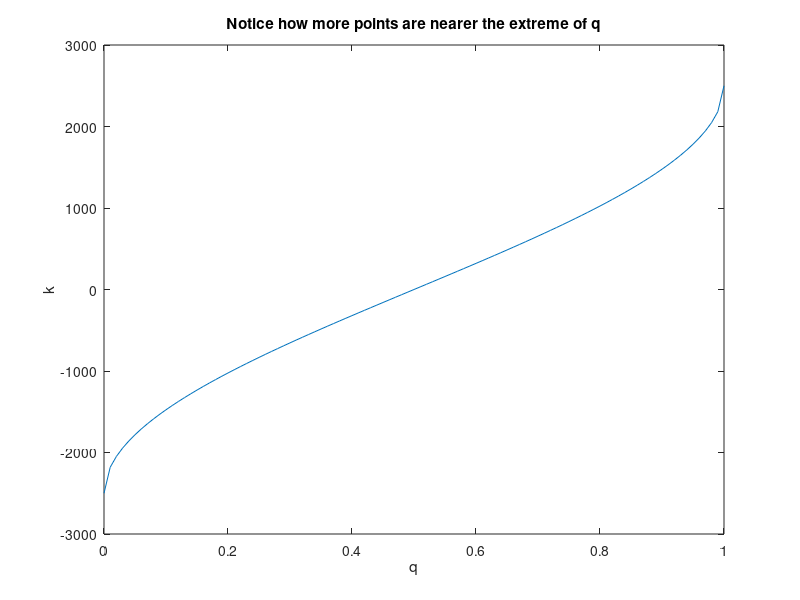

MATLAB code for this plot: (Note: this script raises an error after producing the figure.)
% Use t-digest to combine two distributions and then calculate the quantiles.

% To make sure we get the same results as in paper we need to set the seed
% for the random number generator
rng(1)

%% This first part is just looking at the scaling function
% You can change delta, and change which scaling function is being use, to
% see how this places the quantiles of the t-Digest.
delta=10^4;

k0=@(q,delta) (delta/2)*q;
k1=@(q,delta) (delta/(2*pi))*asin(2*q-1);
k2=@(q,delta) (delta/(4*log(n/delta)+24))*log(q/(1-q));
k3=@(q,delta) (delta/(4*log(n/delta)+24))*(log(2*q)*(q<=0.5)-log(2*(1-q))*(q>0.5));
% Choose which k-scaling function to use
kfn=@(q,delta) k1(q,delta);

k0inv=@(k,delta) k*2/delta;
k1inv=@(k,delta) (sin(k/(delta/(2*pi)))+1)/2;
% k2inv=@(k,delta) 
% k3inv=@(k,delta) 
% Also need the inverse fn of k
kinvfn=@(k,delta) k1inv(k,delta);

qgrid=0:0.01:1;

kgrid=kfn(qgrid,delta);

qgridagain=kinvfn(kgrid,delta);

max(abs(qgrid-qgridagain)) % Check: This will be zero if I define the inverse functions correctly

% Note to self: following looks correct
figure(1)
plot(qgrid,kgrid)
ylabel('k')
xlabel('q')
title('Notice how more points are nearer the extreme of q')
% If you use other scaling functions k2 or k3 there will be even more points will be near extremes.

% Take a look at which percentiles will make up the digest
q=0;
qlimit=kinvfn(kfn(q,delta)+1,delta);
qlimitvec=[];
while qlimit<1
    qlimitvec=[qlimitvec,qlimit];
    qlimit=kinvfn(kfn(qlimit,delta)+1,delta);
end
qlimitvec
% delta=10:    length(qlimitvec) is 4
% delta=100:   length(qlimitvec) is 49
% delta=1000:  length(qlimitvec) is 499
% delta=10000: length(qlimitvec) is 4999
% Actually limit(qlimitvec) gets determined in practice by both delta and
% the dataset itself. It is often roughly this length, but can be slightly more.

%% Create first distribution: 10^6 observations of a Uniform[0,10] variable
% Distribution is a collection of grid points and their associated weights
evalgrid1=10*rand(10^6,1);
weights1=ones(length(evalgrid1),1)/length(evalgrid1);
weights1=weights1/sum(weights1); % Normalize mass to one

mean1=sum(evalgrid1.*weights1);

[sortevalgrid1,sortIndex]=sort(evalgrid1);
sortweights1=weights1(sortIndex);

mean2=sum(sortevalgrid1.*sortweights1);
% mean1 and mean2 return same, so sort is implemented correctly

% Calculate the median directly from the distribution
temp=cumsum(sortweights1);
[~,medianindex]=min(abs(temp-0.5));
temp(medianindex); % This should be roughly 0.5
medianvalue_1=sortevalgrid1(medianindex);
% Now the 99th percentile direct from the distribution
[~,index]=min(abs(temp-0.99));
temp(index); % This should be roughly 0.99
percentile99_1=sortevalgrid1(index);

%% Create second distribution: 10^7 observations of a Uniform[0,5] variable

% Distribution is a collection of grid points and their associated weights
evalgrid2=5*rand(10^7,1);
weights2=rand(length(evalgrid2),1);
weights2=weights2/sum(weights2); % Normalize mass to one

[sortevalgrid2,sortIndex2]=sort(evalgrid2);
sortweights2=weights2(sortIndex2);

% First, calculate the median directly from the distribution
temp=cumsum(sortweights2);
[~,medianindex]=min(abs(temp-0.5));
temp(medianindex); % This should be roughly 0.5
medianvalue_2=sortevalgrid2(medianindex);
% Now the 99th percentile direct from the distribution
[~,index]=min(abs(temp-0.99));
temp(index); % This should be roughly 0.99
percentile99_2=sortevalgrid2(index);

%% Do a full merge and calculate the percentiles of this

% To merge, we first need to give the relative weights of the two distributions
relativeweights=[0.6,0.4];

evalgridmerge=[evalgrid1;evalgrid2];
weightmerge=[relativeweights(1)*weights1;relativeweights(2)*weights2];

[sortevalgridmerge,sortIndexMerge]=sort(evalgridmerge);
sortweightsmerge=weightmerge(sortIndexMerge);

% First, calculate the median directly from the distribution
temp=cumsum(sortweightsmerge);
[~,medianindex]=min(abs(temp-0.5));
temp(medianindex); % This should be roughly 0.5
medianvalue_merge=sortevalgridmerge(medianindex);
% Now the 99th percentile direct from the distribution
[~,index]=min(abs(temp-0.99));
temp(index); % This should be roughly 0.99
percentile99_merge=sortevalgridmerge(index);


%% Now use t-Digests to estimate the median and 99th percentile of each of the two distributions, and of the merged distribution
delta=10000;

[C1,digestweights1,qlimitvec1]=createDigest(evalgrid1, weights1,delta);

[C2,digestweights2,qlimitvec2]=createDigest(evalgrid2, weights2,delta);

results1=interp1(qlimitvec1,C1,[0.5,0.99]);
results2=interp1(qlimitvec2,C2,[0.5,0.99]);


fprintf('For first distribution \n')
fprintf('Precise calculation gives median=%8.4f and 99th percentile=%8.4f \n',medianvalue_1,percentile99_1)
fprintf('Digest calculation gives median=%8.4f and 99th percentile=%8.4f \n',results1)

fprintf('For second distribution \n')
fprintf('Precise calculation gives median=%8.4f and 99th percentile=%8.4f \n',medianvalue_2,percentile99_2)
fprintf('Digest calculation gives median=%8.4f and 99th percentile=%8.4f \n',results2)


% relativeweights=[0.4,0.6]; % is defined above

Cmerge=[C1;C2];
digestweightsmerge=[relativeweights(1)*digestweights1;relativeweights(2)*digestweights2];

[C,digestweights,qlimitvec]=mergeDigest(Cmerge, digestweightsmerge, delta);

results_merge=interp1(qlimitvec,C,[0.5,0.99]);

quantiles=[0.5,0.99];

% How to do quantile cutoffs and quantile means.
quantilecutoffs=interp1(qlimitvec,C,quantiles);
quantilemeans=zeros(length(quantilecutoffs)+1,1);
Ctimesdisgestweights=C.*digestweights;
quantilemeans(1)=sum(Ctimesdisgestweights(qlimitvec<quantiles(1)))/sum(digestweights(qlimitvec<quantiles(1)));
for qq=2:length(quantilecutoffs)
    quantilemeans(qq)=sum(Ctimesdisgestweights(logical((qlimitvec>quantiles(qq-1)).*(qlimitvec<quantiles(qq)))))/sum(digestweights(logical((qlimitvec>quantiles(qq-1)).*(qlimitvec<quantiles(qq)))));
end
quantilemeans(end)=sum(Ctimesdisgestweights(qlimitvec>quantiles(end)))/sum(digestweights(qlimitvec>quantiles(end)));

fprintf('For merge of two distributions \n')
fprintf('Precise calculation gives median=%8.4f and 99th percentile=%8.4f \n',medianvalue_merge,percentile99_merge)
fprintf('Digest calculation gives median=%8.4f and 99th percentile=%8.4f \n',results_merge)

%% Add a third distribution
% Distribution is a collection of grid points and their associated weights
evalgrid3=3*randn(10^6,1);
weights3=ones(length(evalgrid3),1)/length(evalgrid3);
weights3=weights3/sum(weights3); % Normalize mass to one

[sortevalgrid3,sortIndex3]=sort(evalgrid3);
sortweights3=weights3(sortIndex3);

[C3,digestweights3,qlimitvec3]=createDigest(evalgrid3, weights3,delta);

results3=interp1(qlimitvec3,C3,[0.5,0.99]);

% First, calculate the median directly from the distribution
temp=cumsum(sortweights3);
[~,medianindex]=min(abs(temp-0.5));
temp(medianindex); % This should be roughly 0.5
medianvalue_3=sortevalgrid3(medianindex);
% Now the 99th percentile direct from the distribution
[~,index]=min(abs(temp-0.99));
temp(index); % This should be roughly 0.99
percentile99_3=sortevalgrid3(index);

fprintf('For third distribution \n')
fprintf('Precise calculation gives median=%8.4f and 99th percentile=%8.4f \n',medianvalue_3,percentile99_3)
fprintf('Digest calculation gives median=%8.4f and 99th percentile=%8.4f \n',results3)

%% Merge all three distribitons
relativeweights=[0.4,0.3,0.3];

Cmerge=[C1;C2;C3];
digestweightsmerge=[relativeweights(1)*digestweights1;relativeweights(2)*digestweights2;relativeweights(3)*digestweights3];

[C,digestweights,qlimitvec]=mergeDigest(Cmerge, digestweightsmerge, delta);

results=interp1(qlimitvec,C,[0.5,0.99]);

% Do a full merge and calculate the percentiles of this
% To merge, we first need to give the relative weights of the two distributions

evalgridmerge=[evalgrid1;evalgrid2;evalgrid3];
weightmerge=[relativeweights(1)*weights1;relativeweights(2)*weights2;relativeweights(3)*weights3];

[sortevalgridmerge,sortIndexMerge]=sort(evalgridmerge);
sortweightsmerge=weightmerge(sortIndexMerge);

% First, calculate the median directly from the distribution
temp=cumsum(sortweightsmerge);
[~,medianindex]=min(abs(temp-0.5));
temp(medianindex); % This should be roughly 0.5
medianvalue=sortevalgridmerge(medianindex);
% Now the 99th percentile direct from the distribution
[~,index]=min(abs(temp-0.99));
temp(index); % This should be roughly 0.99
percentile99=sortevalgridmerge(index);

fprintf('For merge of three distribitons \n')
fprintf('Precise calculation gives median=%8.4f and 99th percentile=%8.4f \n',medianvalue,percentile99)
fprintf('Digest calculation gives median=%8.4f and 99th percentile=%8.4f \n',results)





%% Just try out a very different kind of distribution: 0.3 with value 4, 0.2 with value 5, 0.5 with value 7
evalgrid4=[4*ones(3*10^5,1);5*ones(2*10^5,1);7*ones(5*10^5,1)];
% Distribution is a collection of grid points and their associated weights
weights4=ones(length(evalgrid4),1)/length(evalgrid4);
weights4=weights4/sum(weights4); % Normalize mass to one

mean4=sum(evalgrid4.*weights4); % Is correct: 0.3*4+0.2*5+0.5*7=5.7

[sortevalgrid4,sortIndex]=sort(evalgrid4); % Note the sort steps are redundant, but I will do them anyway
sortweights4=weights4(sortIndex);

mean4=sum(sortevalgrid4.*sortweights4);
% mean1 and mean2 return same, so sort is implemented correctly

% Calculate the 29.9 percentile directly from the distribution
temp=cumsum(sortweights4);
[~,p299index]=min(abs(temp-0.299));
temp(p299index); % This should be roughly 0.299
p299=sortevalgrid4(p299index);
% Calculate the 30.1 percentile directly from the distribution
temp=cumsum(sortweights4);
[~,p301index]=min(abs(temp-0.301));
temp(p301index); % This should be roughly 0.301
p301=sortevalgrid4(p301index);
% Calculate the 49.9 percentile directly from the distribution
temp=cumsum(sortweights4);
[~,p499index]=min(abs(temp-0.499));
temp(p499index); % This should be roughly 0.499
p499=sortevalgrid4(p499index);
% Calculate the 50.1 percentile directly from the distribution
temp=cumsum(sortweights4);
[~,p501index]=min(abs(temp-0.501));
temp(p501index); % This should be roughly 0.501
p501=sortevalgrid4(p501index);

% Now use the digest
[C4,digestweights4,qlimitvec4]=createDigest(evalgrid4, weights4,delta);

results4=interp1(qlimitvec4,C4,[0.299,0.301,0.499,0.501]);


fprintf('For fourth distribution \n')
fprintf('Precise calculation gives percentiles: 29.9th=%8.4f, 30.1th=%8.4f, 49.9th=%8.4f, 50.1th=%8.4f \n',p299,p301,p499,p501)
fprintf('Digest calculation gives percentiles: 29.9th=%8.4f, 30.1th=%8.4f, 49.9th=%8.4f, 50.1th=%8.4f \n',results4)


